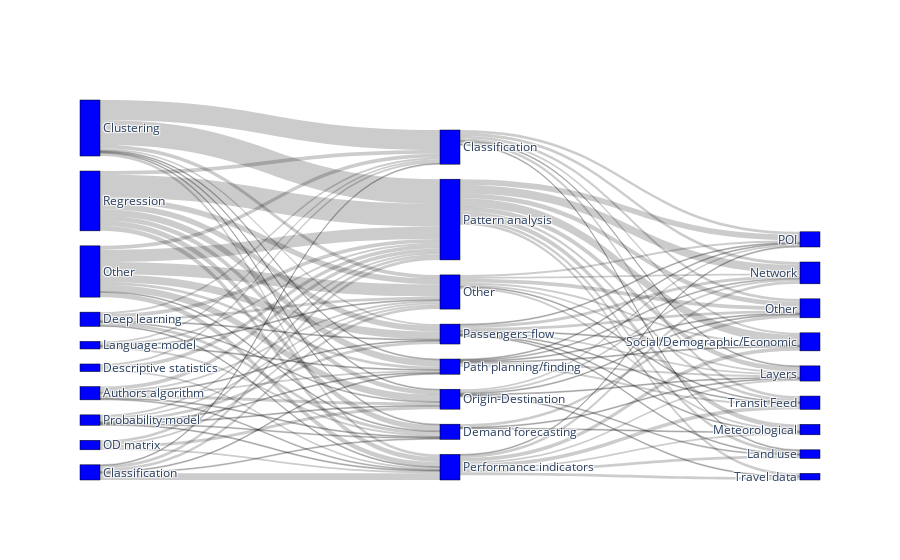

Notebook code for this chart:
### Code cell
aggregated_table2 = (
    data[columns]
    .groupby(["Other datasets", "Analysis type"])[["ID"]]
    .nunique()
    .sort_values(by="ID")
).reset_index()

aggregated_table = (
    data[columns]
    .groupby(["Model", "Model type", "Analysis type"])[["ID"]]
    .nunique()
    .groupby(["Model type", "Analysis type"])[["ID"]]
    .sum()
    .sort_values(by="ID")
).reset_index()

label1 = sorted(list(sets_dict["Model type"]))
label1.append("Other")
label2 = sorted(set(data["Analysis type"].tolist()))
label3 = sorted(list(sets_dict["Other datasets"]))
label3.append("Other")


source = []
target = []
value = []

for row in aggregated_table.iterrows():
    source.append(label1.index(row[1]["Model type"]))
    target.append(label2.index(row[1]["Analysis type"]) + len(label1))
    value.append(row[1]["ID"])


for row in aggregated_table2.iterrows():
    source.append(label2.index(row[1]["Analysis type"]) + len(label1))
    target.append(label3.index(row[1]["Other datasets"]) + len(label1) + len(label2))
    value.append(row[1]["ID"])

fig = go.Figure(
    data=[
        go.Sankey(
            node=dict(
                pad=15,
                thickness=20,
                line=dict(color="black", width=0.5),
                label=label1 + label2 + label3,
                color="blue",
            ),
            link=dict(
                source=source,  # indices correspond to labels, eg A1, A2, A1, B1, ...
                target=target,
                value=value,
            ),
        )
    ]
)

#fig.update_layout(title_text="Basic Sankey Diagram")
fig.write_image("img/models_datasets_sankey.pdf")
fig.show()

### Figure 1 — Plotly figure (JSON) as saved in the notebook; plotly's stock layout.template omitted (floating-point values rounded to 4 significant figures)
{"data": [{"link": {"source": [2, 2, 2, 3, 5, 5, 3, 3, 6, 6, 6, 5, 23, 32, 18, 18, 23, 23, 23, 18, 23, 23, 20, 20, 18, 5, 6, 18, 2, 2, 7, 7, 23, 6, 3, 2, 6, 32, 20, 5, 3, 20, 25, 32, 5, 2, 6, 7, 32, 25, 25, 25, 25, 25, 3, 25, 32, 32, 32, 32, 5, 25, 5, 33, 35, 37, 33, 35, 34, 34, 37, 35, 38, 38, 37, 37, 40, 38, 37, 35, 38, 36, 38, 35, 36, 33, 36, 36, 35, 40, 40, 36, 38, 36, 37, 40, 39, 40, 34, 39, 40, 37, 33, 33, 37, 33, 33, 39, 36, 40, 40, 39, 39, 39, 39, 39, 39], "target": [34, 37, 40, 33, 35, 34, 38, 34, 37, 40, 35, 38, 34, 34, 38, 36, 40, 35, 38, 33, 39, 36, 40, 36, 34, 37, 33, 39, 36, 38, 40, 33, 37, 34, 39, 35, 36, 38, 39, 40, 36, 35, 33, 33, 36, 39, 39, 39, 40, 40, 35, 36, 37, 34, 40, 38, 35, 37, 39, 36, 33, 39, 39, 43, 43, 43, 44, 44, 44, 45, 45, 60, 60, 47, 56, 54, 49, 49, 49, 57, 54, 56, 56, 49, 49, 54, 54, 47, 47, 45, 44, 45, 44, 44, 44, 57, 57, 43, 60, 43, 47, 60, 60, 47, 47, 56, 49, 56, 60, 54, 56, 45, 60, 44, 49, 47, 54], "value": [1, 1, 1, 1, 1, 1, 1, 1, 1, 1, 1, 1, 1, 1, 1, 1, 1, 1, 1, 2, 2, 2, 2, 2, 2, 2, 2, 2, 2, 2, 2, 2, 3, 3, 3, 3, 3, 3, 3, 3, 3, 3, 4, 4, 4, 4, 4, 4, 5, 5, 5, 6, 6, 6, 7, 7, 7, 8, 13, 13, 21, 24, 26, 1, 1, 1, 1, 1, 1, 1, 1, 1, 1, 1, 1, 1, 1, 1, 1, 1, 1, 1, 2, 2, 2, 2, 2, 2, 2, 2, 2, 2, 2, 2, 2, 3, 3, 3, 3, 3, 3, 3, 3, 3, 3, 3, 3, 3, 4, 4, 4, 5, 5, 5, 6, 9, 9]}, "node": {"color": "blue", "label": ["Algebraic model", "Anomaly detection", "Authors algorithm", "Classification", "Classifictaion", "Clustering", "Deep learning", "Descriptive statistics", "Dimensionality reduction", "Economical model", "Error correction model", "Feature selection", "Forecasting", "Game theory", "Genetic algorithm", "Genetic algorithms", "Graph model", "Gravity-based model", "Language model", "Neural networks", "OD matrix", "Optimization", "Panel analysis", "Probability model", "Ranking algorithm", "Regression", "Stochastic mode", "Stochastic model", "Time series analysis", "Trip chaining model", "Trip destinaton model", "Trip-chaining model", "Other", "Classification", "Demand forecasting", "Origin-Destination", "Other", "Passengers flow", "Path planning/finding", "Pattern analysis", "Performance indicators", "COVID-19", "Events", "Land use", "Layers", "Meteorological", "Mobile", "Network", "Network Status Updates", "POI", "Population mobility", "Regulation", "Sensor data", "Social network", "Social/Demographic/Economic", "Survey", "Transit Feed", "Travel data", "Travel planning", "Web mapping service", "Other"], "line": {"color": "black", "width": 0.5}, "pad": 15, "thickness": 20}, "type": "sankey"}], "layout": {}}
